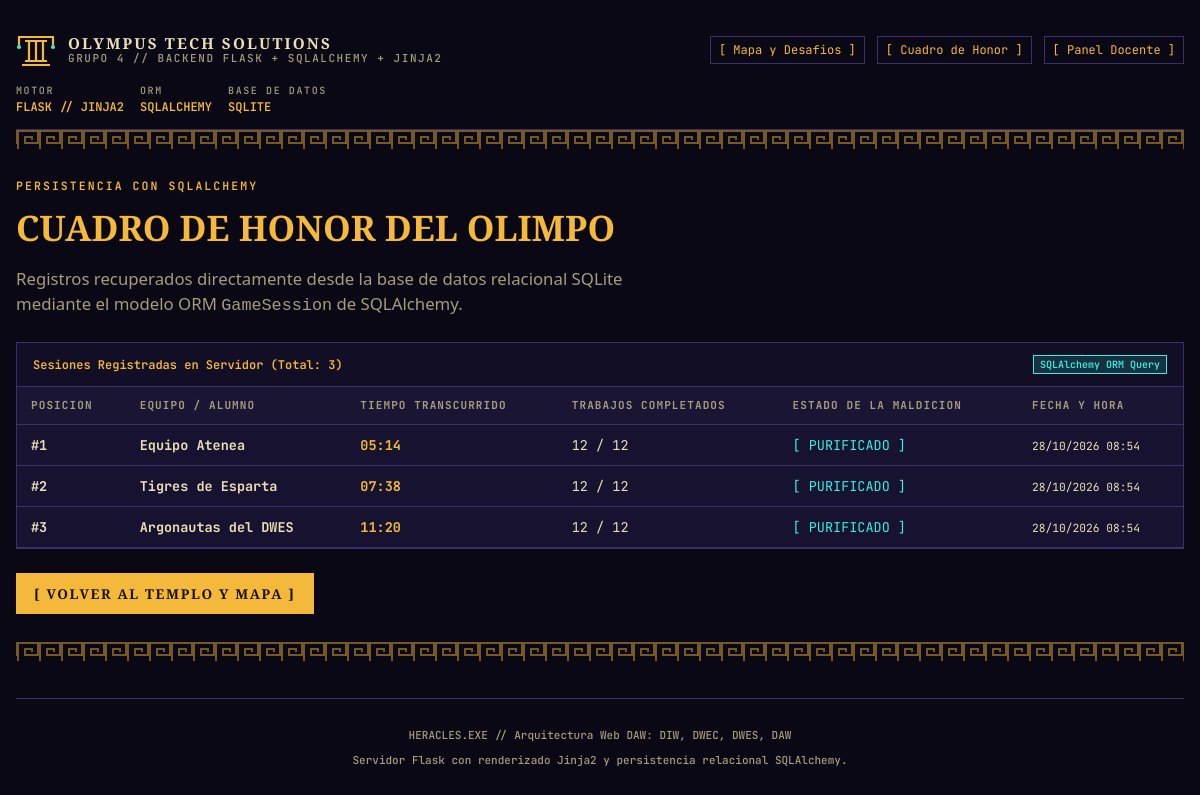
The app's page /leaderboard with its own data.
### models.py (models this page shows, shortened)
class GameSession(db.Model):
    __tablename__ = 'game_sessions'
    id = db.Column(db.Integer, primary_key=True)
    team_name = db.Column(db.String(120), nullable=False)
    team_id = db.Column(db.Integer, db.ForeignKey('teams.id'), nullable=True)
    duration_seconds = db.Column(db.Integer, default=0)
    formatted_time = db.Column(db.String(20), default='00:00')
    labors_solved = db.Column(db.Integer, default=0)
    completed = db.Column(db.Boolean, default=False)
    password_entered = db.Column(db.String(20), nullable=True)
    created_at = db.Column(db.DateTime, default=datetime.utcnow)
    attempts = db.relationship('LaborAttempt', backref='session_ref', lazy=True, cascade='all, delete-orphan')

### routes/views.py (the view)
@views_bp.route('/leaderboard')
def leaderboard_view():
    sessions = GameSession.query.order_by(GameSession.duration_seconds.asc()).all()
    return render_template('leaderboard.html', sessions=sessions)

### templates/leaderboard.html (shortened to what this page needs)
{% extends "base.html" %}
{% block content %}
<section class="section-container">
    <div class="section-header">
        <p class="kicker">Persistencia con SQLAlchemy</p>
        <h1 class="page-title">CUADRO DE HONOR DEL OLIMPO</h1>
        <p class="lede">Registros recuperados directamente desde la base de datos relacional SQLite mediante el modelo ORM <code>GameSession</code> de SQLAlchemy.</p>
    </div>
    <div class="table-card">
        <div class="table-card-header">
            <span>Sesiones Registradas en Servidor (Total: {{ sessions|length }})</span>
            <span class="badge-tech">SQLAlchemy ORM Query</span>
        </div>
        <table class="data-table">
            <thead>
                <tr>
                    <th>Posicion</th>
                    <th>Equipo / Alumno</th>
                    <th>Tiempo Transcurrido</th>
                    <th>Trabajos Completados</th>
                    <th>Estado de la Maldicion</th>
                    <th>Fecha y Hora</th>
                </tr>
            </thead>
            <tbody>
                {% for s in sessions %}
                <tr class="{% if s.completed %}row-restored{% else %}row-pending{% endif %}">
                    <td><strong>#{{ loop.index }}</strong></td>
                    <td><strong>{{ s.team_name }}</strong></td>
                    <td><span class="time-badge">{{ s.formatted_time }}</span></td>
                    <td>{{ s.labors_solved }} / 12</td>
                    <td>
                        {% if s.completed %}
                            <span class="status-tag ok">[ PURIFICADO ]</span>
                        {% else %}
                            <span class="status-tag err">[ BLOQUEADO ]</span>
                        {% endif %}
                    </td>
                    <td><small>{{ s.created_at.strftime('%d/%m/%Y %H:%M') }}</small></td>
                </tr>
                {% else %}
                <tr>
                    <td colspan="6" class="text-center">No hay partidas registradas en la base de datos aun.</td>
                </tr>
                {% endfor %}
            </tbody>
        </table>
    </div>
    <div class="actions-bar">
        <a href="{{ url_for('views.index') }}" class="btn">[ Volver al Templo y Mapa ]</a>
    </div>
</section>
{% endblock %}

### static/css/main.css (style rules this page uses)
:root { --bg: #0a0814; --bg2: #120e26; --panel: #17122f; --line: #3b2f6e; --text: #ebdfb8; --dim: #a79c7e; --accent: #35f0e0; --alert: #ff3d8b; --gold: #f4b93a; --gold-ink: #f4b93a; --on-gold: #1a1204; --glow: rgba(244, 185, 58, 0.55); --map-sea: #0d0a1c; --map-land: #1a1435; --map-coast: #54448c; --f-display: 'Cinzel', Georgia, serif; --f-body: 'Alegreya Sans', 'Segoe UI', system-ui, sans-serif; --f-mono: 'JetBrains Mono', Consolas, monospace; }
* { box-sizing: border-box; }
body { margin: 0; background-color: var(--bg); color: var(--text); font-family: var(--f-body); font-size: 16px; line-height: 1.5; padding: 16px; }
.section-container { padding-block: 28px; }
.kicker { font: 600 11.5px var(--f-mono); letter-spacing: 0.18em; text-transform: uppercase; color: var(--gold-ink); margin: 0 0 8px; }
.page-title { font-family: var(--f-display); font-size: 2.2rem; margin: 0 0 12px; color: var(--gold); }
.lede { max-width: 65ch; margin: 0 0 24px; color: var(--dim); font-size: 1.05rem; }
.table-card { background: var(--panel); border: 1px solid var(--line); overflow: hidden; margin-bottom: 24px; }
.table-card-header { display: flex; justify-content: space-between; align-items: center; padding: 12px 16px; background: var(--bg2); border-bottom: 1px solid var(--line); font: 600 12px var(--f-mono); color: var(--gold); }
.badge-tech { background: rgba(53, 240, 224, 0.15); border: 1px solid var(--accent); color: var(--accent); padding: 2px 6px; font-size: 10px; }
.data-table { width: 100%; border-collapse: collapse; font-size: 13.5px; font-family: var(--f-mono); }
.data-table th, .data-table td { padding: 10px 14px; border-bottom: 1px solid var(--line); text-align: left; }
.data-table th { background: #1a1532; color: var(--dim); font-size: 11px; letter-spacing: 0.1em; text-transform: uppercase; }
.time-badge { color: var(--gold-ink); font-weight: 700; }
.status-tag.ok { color: var(--accent); }
.btn { font: 700 0.85rem var(--f-display); letter-spacing: 0.12em; text-transform: uppercase; background: var(--gold); color: var(--on-gold); border: 0; padding: 11px 18px; cursor: pointer; text-decoration: none; display: inline-block; }

### records on screen
GameSession: team_name "Equipo Atenea", formatted_time "05:14", labors_solved "12", completed "[ PURIFICADO ]", created_at "28/10/2026 08:54"
GameSession: team_name "Tigres de Esparta", formatted_time "07:38", labors_solved "12", completed "[ PURIFICADO ]", created_at "28/10/2026 08:54"
GameSession: team_name "Argonautas del DWES", formatted_time "11:20", labors_solved "12", completed "[ PURIFICADO ]", created_at "28/10/2026 08:54"

### other values on screen
{{ sessions|length }} "3"
